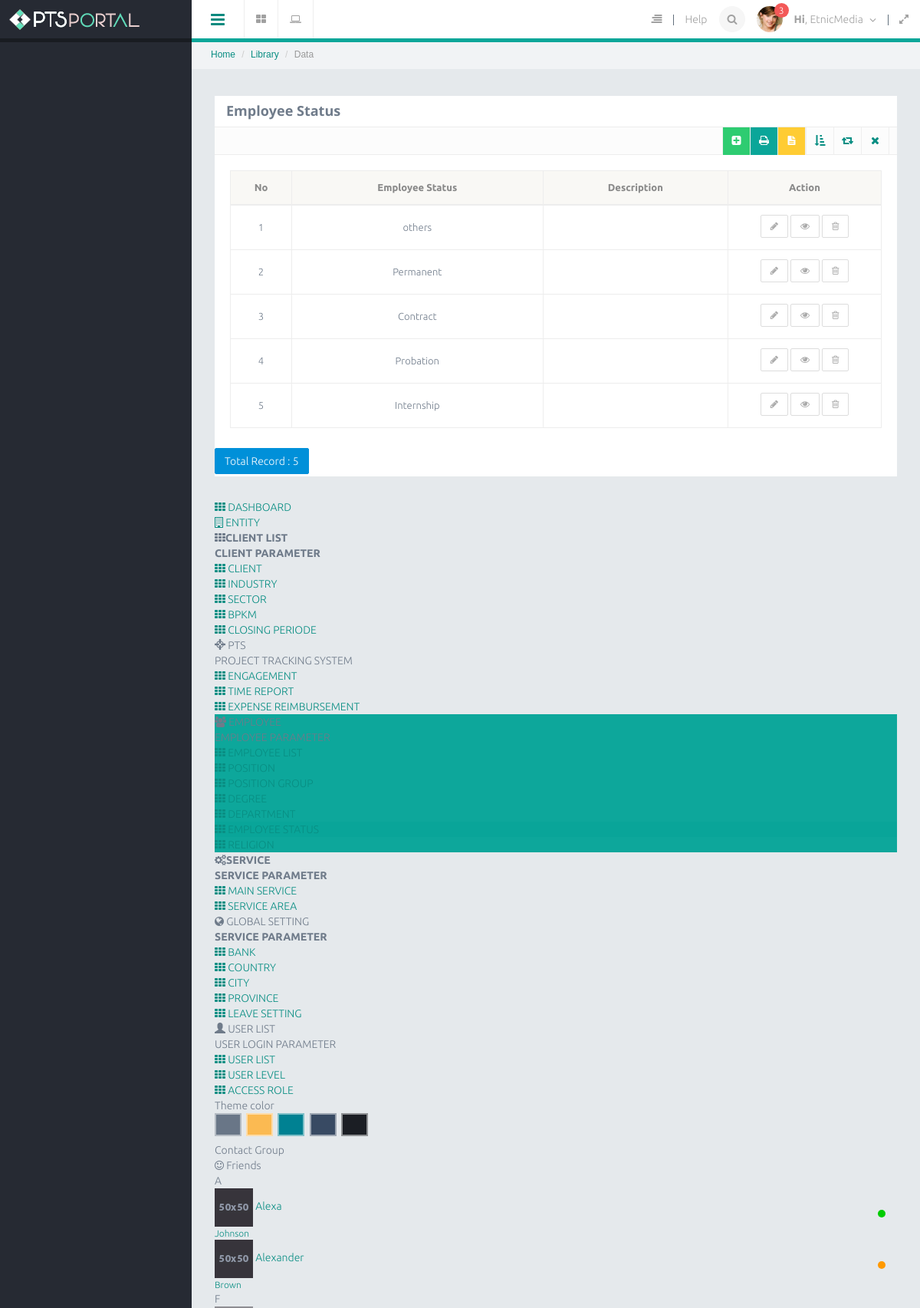
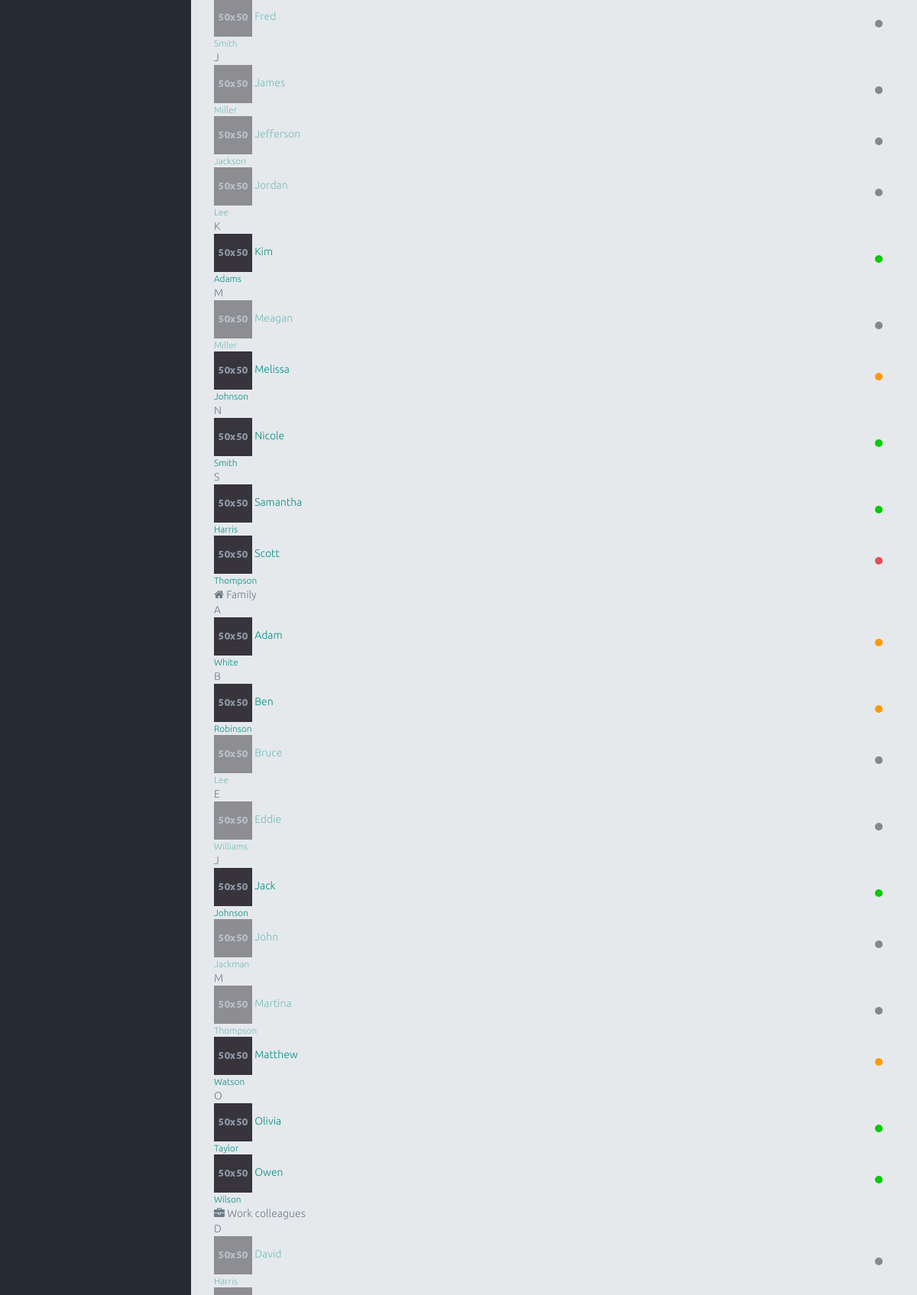
Screenshot of /index.php/employee_status (upper part) with the database file from the repository (2 pictures, top to bottom).
### tables this page shows
CREATE TABLE `employee_status` (
  `id` int(11) NOT NULL AUTO_INCREMENT,
  `employeeStatus` varchar(60) DEFAULT NULL,
  `employeeStatusColors` varchar(60) DEFAULT NULL,
  PRIMARY KEY (`id`)
);

### application/libraries/Template.php (called while the page is built, shortened)
<?php
class Template{
    protected $_CI;
    function __construct(){
        $this->_CI=&get_instance();
    }
    function caplet($template,$data=null){
        $data['_content']=$this->_CI->load->view($template,$data,true);
        $data['_header']=$this->_CI->load->view('themes/caplet/header',$data,true);
        $data['_slideleft']=$this->_CI->load->view('themes/caplet/slideleft',$data,true);
        $data['_modal_message']=$this->_CI->load->view('themes/caplet/modal_message',$data,true);
        $data['_modal_notification']=$this->_CI->load->view('themes/caplet/modal_notification',$data,true);
        $data['_leftnav']=$this->_CI->load->view('themes/caplet/leftnav',$data,true);
        $data['_rightnav']=$this->_CI->load->view('themes/caplet/rightnav',$data,true);
        $data['_sidebar']=$this->_CI->load->view('themes/caplet/sidebar',$data,true);
        $this->_CI->load->view('themes/caplet.php',$data);
    }
}

### application/controllers/Employee_status.php (called while the page is built, shortened)
<?php
class Employee_status extends CI_Controller
{
    public function index()
    {
        $q = urldecode($this->input->get('q', TRUE));
        $start = intval($this->input->get('start'));
        if ($q <> '') {
            $config['base_url'] = base_url() . 'employee_status/index.html?q=' . urlencode($q);
            $config['first_url'] = base_url() . 'employee_status/index.html?q=' . urlencode($q);
        } else {
            $config['base_url'] = base_url() . 'employee_status/';
            $config['first_url'] = base_url() . 'employee_status/';
        }
        $config['per_page'] = 10;
        $config['page_query_string'] = TRUE;
        $config['total_rows'] = $this->Memployee_status->total_rows($q);
        $employee_status = $this->Memployee_status->get_limit_data($config['per_page'], $start, $q);
        $this->pagination->initialize($config);
        $data = array(
            'employee_status_data' => $employee_status,
            'q' => $q,
            'pagination' => $this->pagination->create_links(),
            'total_rows' => $config['total_rows'],
            'start' => $start,
        );
        $this->template->caplet('employee_status/employee_status_list', $data);
    }
}

### index.php (called while the page is built, shortened)
<?php
require_once BASEPATH.'core/CodeIgniter.php';

### application/config/config.php (called while the page is built, shortened)
<?php
$config['base_url'] = "http://".$_SERVER['HTTP_HOST'];
$config['base_url'] .= preg_replace('@/+$@','',dirname($_SERVER['SCRIPT_NAME'])).'/';
$config['index_page'] = '';
$config['uri_protocol']	= 'REQUEST_URI';
$config['url_suffix'] = 'html';
$config['language']	= 'english';
$config['charset'] = 'UTF-8';
$config['enable_hooks'] = FALSE;
$config['subclass_prefix'] = 'MY_';
$config['composer_autoload'] = FALSE;
$config['permitted_uri_chars'] = 'a-z 0-9~%.:_\-';
$config['allow_get_array'] = TRUE;
$config['enable_query_strings'] = FALSE;
$config['controller_trigger'] = 'c';
$config['function_trigger'] = 'm';
$config['directory_trigger'] = 'd';
$config['log_threshold'] = 0;
$config['log_path'] = '';
$config['log_file_extension'] = '';
$config['log_file_permissions'] = 0644;
$config['log_date_format'] = 'Y-m-d H:i:s';
$config['error_views_path'] = '';
$config['cache_path'] = '';
$config['cache_query_string'] = FALSE;
$config['encryption_key'] = 'randomstring';
$config['sess_driver'] = 'files';
$config['sess_cookie_name'] = 'ci_session';
$config['sess_expiration'] = 7200;
$config['sess_save_path'] = sys_get_temp_dir();
$config['sess_match_ip'] = FALSE;
$config['sess_time_to_update'] = 300;
$config['sess_regenerate_destroy'] = FALSE;
$config['cookie_prefix']	= '';
$config['cookie_domain']	= '';
$config['cookie_path']		= '/';
$config['cookie_secure']	= FALSE;
$config['cookie_httponly'] 	= FALSE;
$config['standardize_newlines'] = FALSE;
$config['global_xss_filtering'] = FALSE;
$config['csrf_protection'] = FALSE;
$config['csrf_token_name'] = 'csrf_test_name';
$config['csrf_cookie_name'] = 'csrf_cookie_name';
$config['csrf_expire'] = 7200;
$config['csrf_regenerate'] = TRUE;
$config['csrf_exclude_uris'] = array();
$config['compress_output'] = FALSE;
$config['time_reference'] = 'local';
$config['rewrite_short_tags'] = FALSE;
$config['proxy_ips'] = '';

### application/models/Memployee_status.php (called while the page is built, shortened)
<?php
class Memployee_status extends CI_Model
{
    public $table = 'employee_status';
    public $id = 'id';
    public $order = 'DESC';
    function total_rows($q = NULL) {
        $this->db->like('id', $q);
	$this->db->or_like('employeeStatus', $q);
	$this->db->or_like('employeeStatusColors', $q);
	$this->db->from($this->table);
        return $this->db->count_all_results();
    }
    function get_limit_data($limit, $start = 0, $q = NULL) {
        $this->db->order_by($this->id, $this->order);
        $this->db->like('id', $q);
	$this->db->or_like('employeeStatus', $q);
	$this->db->or_like('employeeStatusColors', $q);
	$this->db->limit($limit, $start);
        return $this->db->get($this->table)->result();
    }
}

### application/views/employee_status/employee_status_list.php (the view, shortened to what this page needs)
    <div class="row">
    <div class="col-lg-12">
        <section class="panel">
            <header class="panel-heading">
                <h4><strong>Employee Status</strong></h4>
            </header>
            <div class="panel-tools fully" align="right" data-toolscolor="#6CC3A0">
                <ul class="tooltip-area">
                    <li>
                        <a href="<?= site_url('employee_status/create'); ?>" class="btn btn-success" title="create new data"><i class="fa fa-plus-square"></i></a>
                    </li>
                    <li>
                        <a href="<?= site_url('employee_status/excel'); ?>" class="btn btn-theme-inverse" title="download excel"><i class="fa fa-print"></i></a>
                    </li>
                    <li>
                        <a href="<?= site_url('employee_status/word'); ?>" class="btn btn-warning" title="download word"><i class="fa fa-file-text"></i></a>
                    </li>
                    <li><a href="javascript:void(0)" class="btn btn-collapse" title="Collapse"><i class="fa fa-sort-amount-asc"></i></a></li>
                    <li><a href="javascript:void(0)" class="btn btn-reload"  title="Reload"><i class="fa fa-retweet"></i></a></li>
                    <li><a href="javascript:void(0)" class="btn btn-close" title="Close"><i class="fa fa-times"></i></a></li>
                </ul>
            </div>
        <div class="panel-body">
        <table class="table table-bordered" style="margin-bottom: 10px">
        <thead>
            <tr>
                <th>No</th>
		<th>Employee Status</th>
		<th>Description</th>
		<th>Action</th>
		</tr>
		</thead>
		<tbody align="center">
            <?php
            foreach ($employee_status_data as $employee_status)
            {
                ?>
                <tr>
			<td width="80px"><?php echo ++$start ?></td>
			<td><?php echo $employee_status->employeeStatus ?></td>
			<td><?php echo $employee_status->statusInfo ?></td>
			<td style="text-align:center" width="200px">
                            <span class="tooltip-area">
                                        <a href="<?= base_url() ?>employee_status/update/<?= $employee_status->id; ?>" class="btn btn-default btn-sm" title="Edit">
                                            <i class="fa fa-pencil"></i>
                                        </a>
                                        <a href="<?= base_url() ?>employee_status/read/<?= $employee_status->id; ?>" class="btn btn-default btn-sm" title="detail">
                                            <i class="fa fa-eye"></i>
                                        </a>
                                        <a href="<?= base_url() ?>employee_status/delete/<?= $employee_status->id; ?>" onclick="javasciprt: return confirm('Are You Sure ?')" class="btn btn-default btn-sm" title="Delete">
                                            <i class="fa fa-trash-o"></i>
                                        </a>
                                    </span>
			</td>
		</tr>
                <?php
            }
            ?>
            </tbody>
        </table>
        </div>
        <div class="row">
            <div class="col-md-6">
                <a href="#" class="btn btn-primary">Total Record : <?php echo $total_rows ?></a>
	    </div>
            <div class="col-md-6 text-right">
            </div>
        </div>
    </body>
</html>

### rows the page displays
employee_status: employeeStatus "others"
employee_status: employeeStatus "Permanent"
employee_status: employeeStatus "Contract"
employee_status: employeeStatus "Probation"
employee_status: employeeStatus "Internship"

### other values shown
$total_rows "5"
